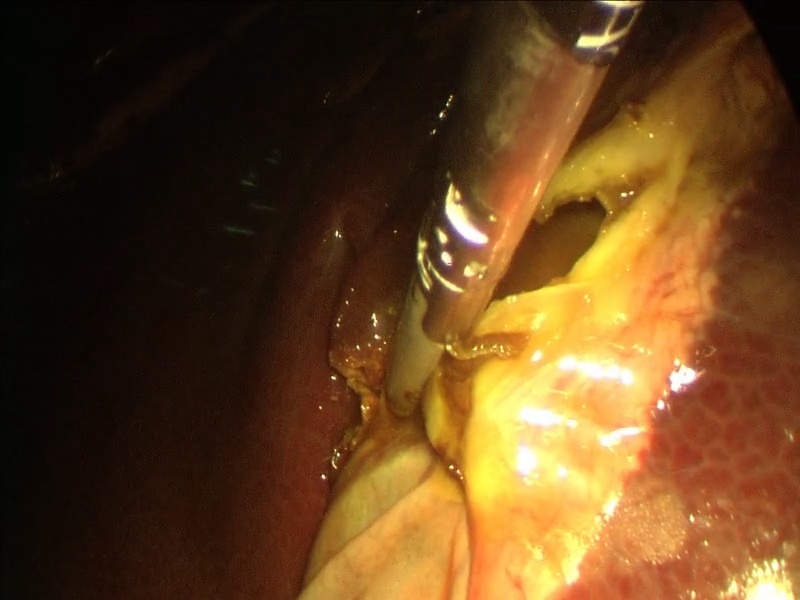
%> input picture work/mathe/pic/example_pic_0.jpg, 800 x 600 px
$ octave plotIt.m   (GNU Octave 9; MATLAB toolbox functions it lacks are replaced by stand-ins)
%> lines starting %> are read from the running program, lines starting %| are printed output that depends on the picture
%> further down, own is the input picture: size 600x800x3 uint8; mean R, G, B 98.3, 66, 30.2
### work/mathe/own/histogram.m
function [f,F,I_vals] = histogram(img)
    % get dimension
    dim = size(img);
%> dim = [600 800 3]
    % create monochrome Picture by average colors
    mono = sum(img,3)/dim(3);
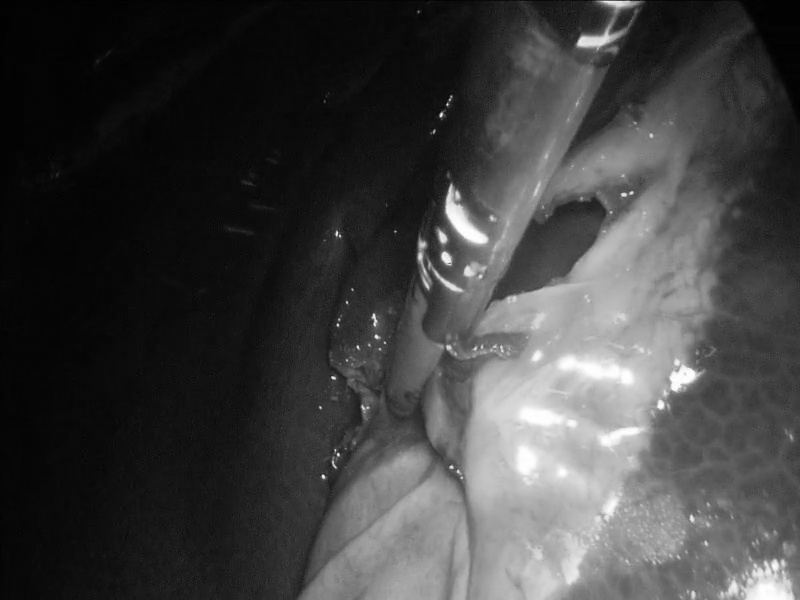
%> mono: size 600x800 double; min 1, max 255, mean 64.8
    % get maximum intensity of monochrome image
    % create scale (all intesities)
    I_vals = [1:1:255];

    % create histogram
    h = hist(mono(:), I_vals);
%> h = 255 values, max 19641 at index 5, min 70 at index 255, mean 1882.4
    f = h/length(mono(:));
%> f = 255 values, max 0.0409 at index 5, min 0.000146 at index 255, mean 0.00392
    F = cumsum(f);      % cumulated sum over f
%> F = 255 values from 0.000373 to 1

### work/mathe/own/histogramMatch.m
function [adjusted] = histogramMatch(img, matchingFunc)
    %img = imread(imageName)
    %input_class = class(img);
    [frq, cumFreq, I_vals] = histogram(img);
%> frq has the same summary as f in histogram; cumFreq = 255 values from 0.000373 to 1; I_vals = 255 values from 1 to 255
    %need to adjust matchingfunc (with F / I_max) before evaluating it?
    T = feval(matchingFunc, cumFreq);
%> T = 255 values from 0.2 to 1.2
    %T = fsolve(matchingFunc, cumFreq);
    adjusted = T(img -min(I_vals) +1);
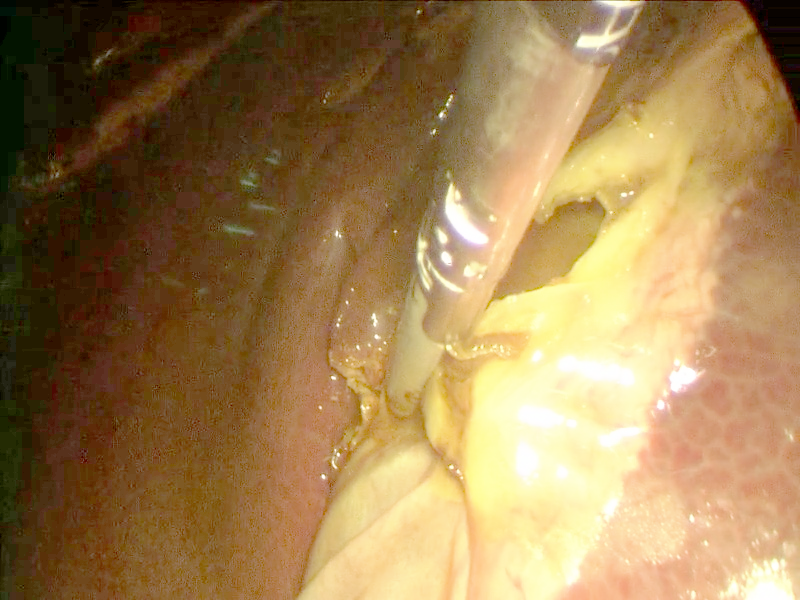
%> adjusted: size 600x800x3 double; mean R, G, B 0.817, 0.699, 0.519; drawn with min black and max white
    %adjusted = cast(adjusted, input_class);

### work/mathe/own/plotIt.m
%reading Images from pic folder
own = imread("../pic/example_pic_0.jpg");
%real = imread("../pic/real.jpg");

% get the histograms - just to show them nicely
%[own_f, own_F] = histogram(own);
%[real_f, real_F] = histogram(real);

% the matching function for both

g = @(x) x+0.2;
h = @(x) x.*1.1;
i = @(x) x.^2;

% create all the output images
adjusted_g_own = histogramMatch(own, g);
adjusted_h_own = histogramMatch(own, h);
adjusted_i_own = histogramMatch(own, i);
%> in histogramMatch (call 3), `T = feval(matchingFunc, cumFreq);`: T = 255 values from 1.39e-07 to 1
%> in histogramMatch (call 3), `adjusted = T(img -min(I_vals) +1);`:
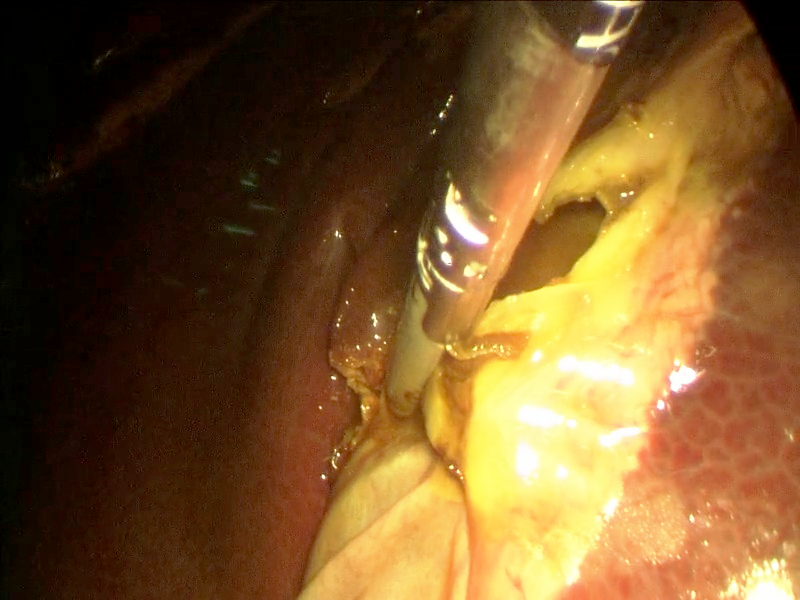
%> adjusted: size 600x800x3 double; mean R, G, B 0.466, 0.334, 0.166

%adjusted_g_real = histogramMatch(real, g);
%adjusted_h_real = histogramMatch(real, h);
%adjusted_i_real = histogramMatch(real, i);

% finaly display them
figure(1); clf;

subplot(2,2,1)
imshow(own)
title("original")

subplot(2,2,2)
imshow(adjusted_g_own)
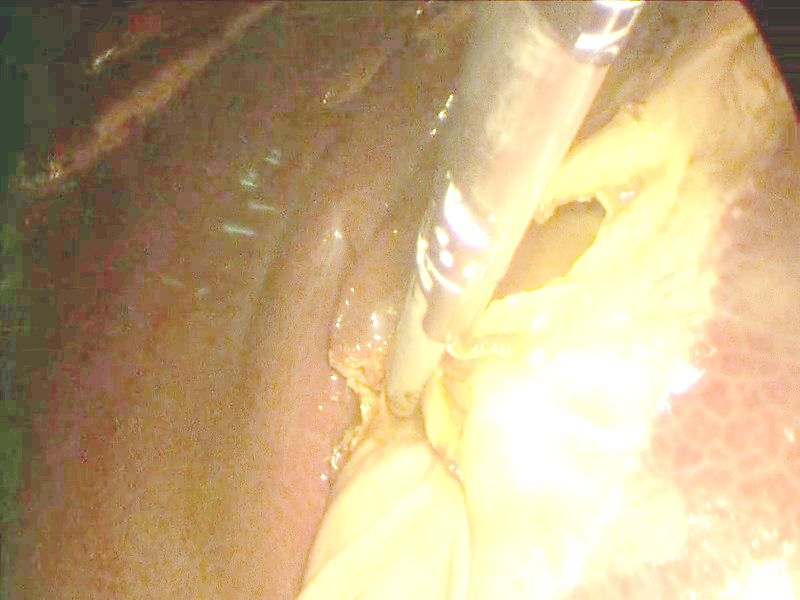
%> displayed picture: size 600x800x3, on the screen's scale of 0 to 255; mean R, G, B 195.5, 172, 131.6
title("adding Constant")

subplot(2,2,3)
imshow(adjusted_h_own)
title("multiplied Constant")


subplot(2,2,4)
imshow(adjusted_i_own)
title("squared")


% [18 lines of commented-out code are left out]
pause;

$ run again, with work/mathe/pic/real.jpg copied over work/mathe/pic/example_pic_0.jpg
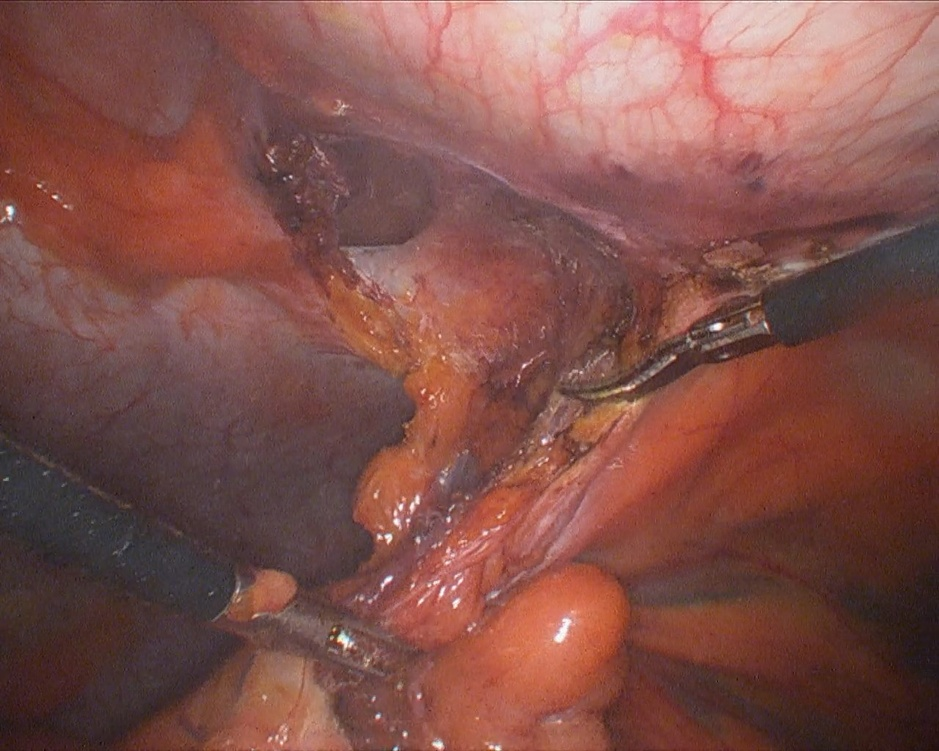
%> input picture work/mathe/pic/real.jpg, 939 x 751 px, shrunk from 1280 x 1024 before the run
%> own is the input picture: size 751x939x3 uint8; mean R, G, B 128.8, 81.2, 75
%> h = 255 values, max 10519 at index 86, min 0 at index 1, mean 2765.4
%> f = 255 values, max 0.0149 at index 86, min 0 at index 1, mean 0.00392
%> F = 255 values from 0 to 1
%> frq has the same summary as f in histogram; I_vals = 255 values from 1 to 255
%> T = 255 values from 0.2 to 1.2
%> in histogramMatch, `adjusted = T(img -min(I_vals) +1);`:
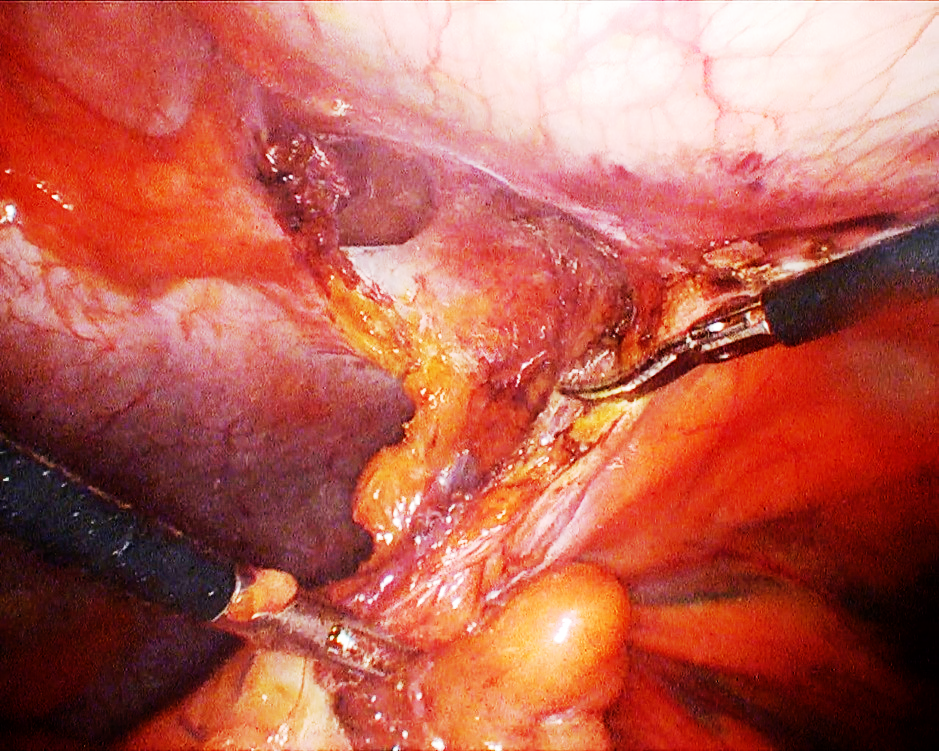
%> adjusted: size 751x939x3 double; mean R, G, B 0.922, 0.577, 0.522; drawn with min black and max white
%> `title("squared")`:
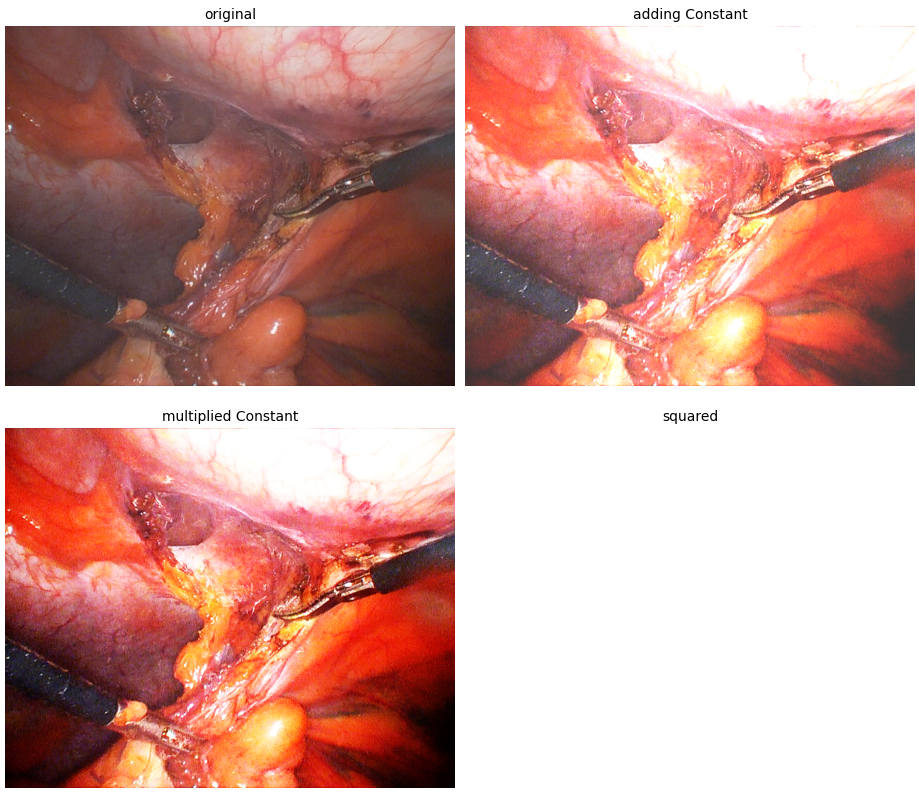
%> figure redrawn from the program's plot data, 4 panels

$ run again, with work/mathe/pic/smoke.jpg copied over work/mathe/pic/example_pic_0.jpg
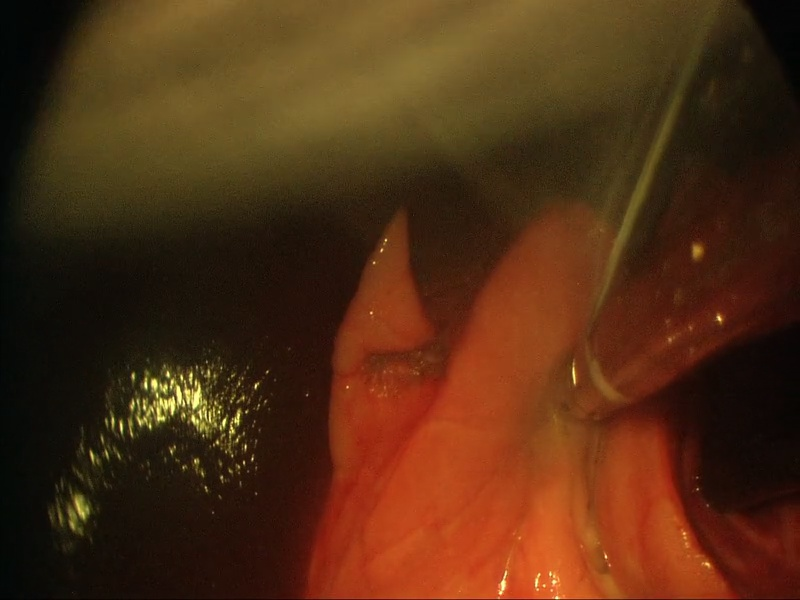
%> input picture work/mathe/pic/smoke.jpg, 800 x 600 px
%> own is the input picture: size 600x800x3 uint8; mean R, G, B 81.8, 45.9, 20
%> h = 255 values, max 9973 at index 21, min 0 at index 1, mean 1882.4
%> f = 255 values, max 0.0208 at index 21, min 0 at index 1, mean 0.00392
%> F = 255 values from 0 to 1
%> frq has the same summary as f in histogram; I_vals = 255 values from 1 to 255
%> T = 255 values from 0.2 to 1.2
%> in histogramMatch, `adjusted = T(img -min(I_vals) +1);`:
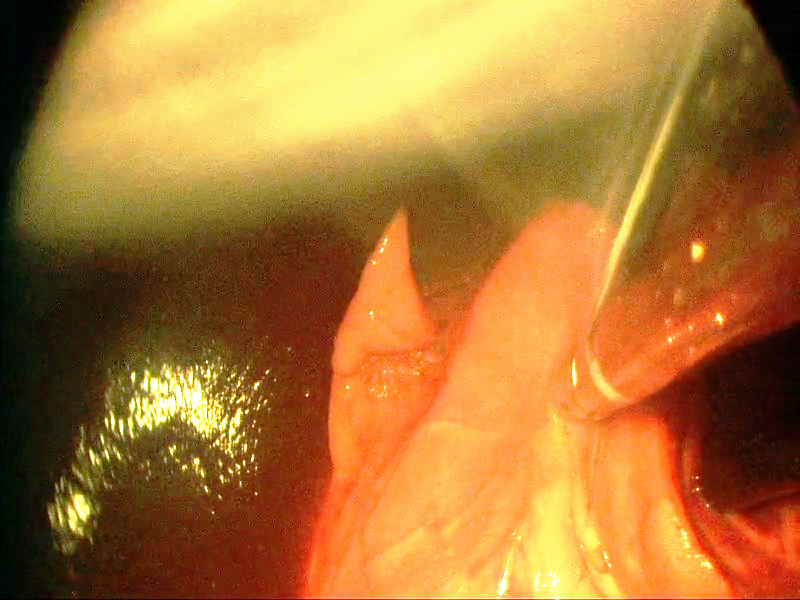
%> adjusted: size 600x800x3 double; mean R, G, B 0.878, 0.668, 0.408; drawn with min black and max white
%> `imshow(adjusted_g_own)`:
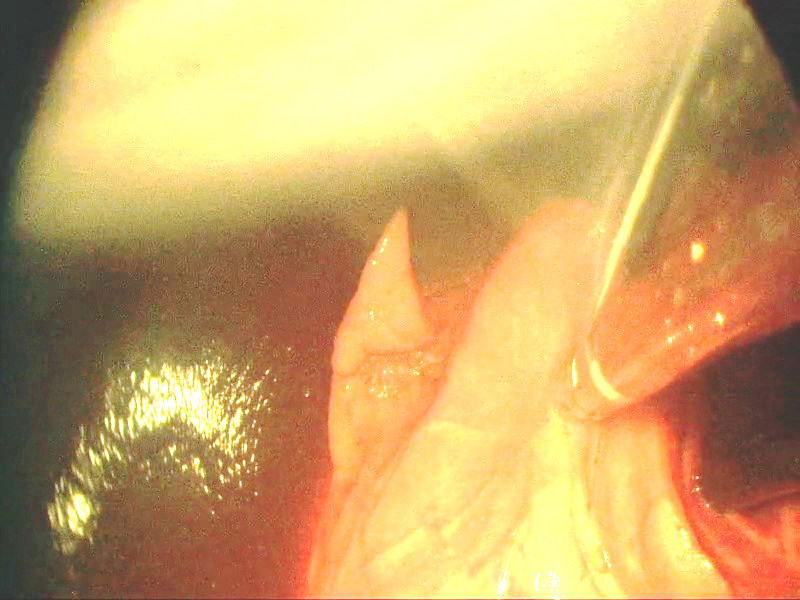
%> displayed picture: size 600x800x3, on the screen's scale of 0 to 255; mean R, G, B 203.4, 166.1, 103.9
